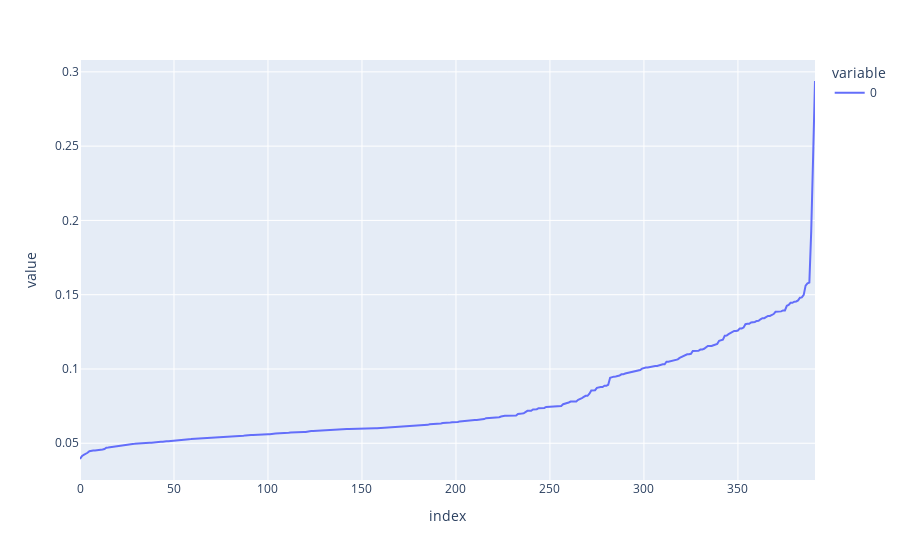

The cell this chart's notebook holds for it:
### Code cell
spatial_plots = RobustScaler().fit_transform(plots[['Lat', 'Lon', 'Alt', 'epoch']])

kdt = KDTree(spatial_plots, metric='euclidean')

k = 2 * spatial_plots.shape[-1] - 1

dist, ind = kdt.query(spatial_plots, k=k)

dist = np.sort(dist, axis=0)
dist = dist[:, k-1]
px.line(dist)

### Figure 1 — Plotly figure (JSON) as saved in the notebook; plotly's stock layout.template omitted (floating-point values rounded to 4 significant figures; data arrays with more than 128 entries replaced by an {"elided": "..."} marker saying what was removed)
{"data": [{"hovertemplate": "variable=0<br>index=%{x}<br>value=%{y}<extra></extra>", "legendgroup": "0", "line": {"color": "#636efa", "dash": "solid"}, "marker": {"symbol": "circle"}, "mode": "lines", "name": "0", "orientation": "v", "showlegend": true, "type": "scatter", "x": {"elided": "392 int values"}, "xaxis": "x", "y": {"elided": "392 float values"}, "yaxis": "y"}], "layout": {"legend": {"title": {"text": "variable"}, "tracegroupgap": 0}, "margin": {"t": 60}, "xaxis": {"anchor": "y", "domain": [0, 1], "title": {"text": "index"}}, "yaxis": {"anchor": "x", "domain": [0, 1], "title": {"text": "value"}}}}
